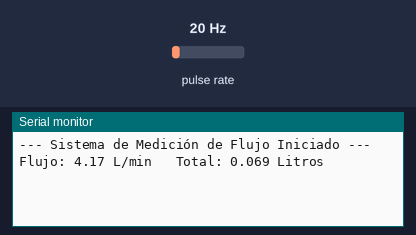
This sketch was run on a simulated ESP32. Parts: the last lines printed to the serial monitor. Wiring (inferred from the names in the program): pulse sensor: data GPIO 25. The test bench sets the inputs (shaded band); at power-on: pulse rate 20 Hz.

Above: at 1.2 s.
1.3 s: pulse rate (sensor on GPIO 25) set to 4 Hz
At 2.6 s:
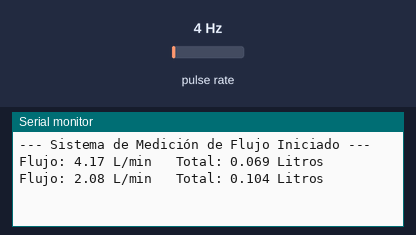
2.8 s: pulse rate (sensor on GPIO 25) set to 50 Hz
At 3.6 s:
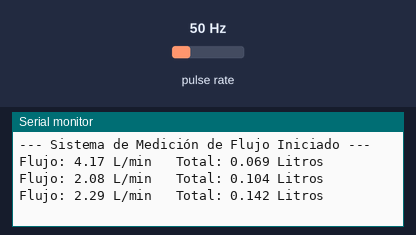
Timing chart, 0 to 5.8 s (numbered marks = the images above; inputs shaded):
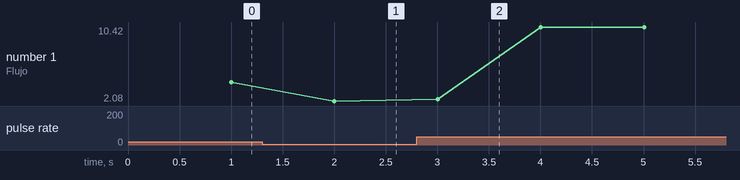

The sketch:

readFlow.ino
```cpp
/*
 * Medidor de Flujo con ESP32 y Digiten FL-408
 * Placa: LilyGO T3 v1.6.1
 * Sensor Pin: IO26
 */

#include <Arduino.h>

// --- CONFIGURACIÓN ---
const byte sensorPin = 25;
// Factor de calibración: F = 4.8 * Q (L/min)
// Esto significa: 1 litro = aprox 288 pulsos.
// Ajusta este valor si notas que la medición no es exacta.
float factor_calibracion = 4.8;

// --- VARIABLES ---
volatile long pulsos = 0;
float flujo_Lmin = 0;
float total_litros = 0;
unsigned long tiempoAnterior = 0;

// Función de interrupción (se ejecuta cada vez que el sensor envía un pulso)
void IRAM_ATTR contarPulsos() {
  pulsos++;
}

void setup() {
  Serial.begin(115200);

  // Configuración del pin con PULLUP interno para proteger el ESP32
  pinMode(sensorPin, INPUT_PULLUP);

  // Adjuntar la interrupción al pin 26 en el flanco de bajada (FALLING)
  attachInterrupt(digitalPinToInterrupt(sensorPin), contarPulsos, FALLING);

  Serial.println("--- Sistema de Medición de Flujo Iniciado ---");
  tiempoAnterior = millis();
}

void loop() {
  // Realizar el cálculo cada 1 segundo (1000 ms)
  if (millis() - tiempoAnterior > 1000) {

    // Deshabilitar interrupciones un momento mientras calculamos
    noInterrupts();

    // Frecuencia (pulsos en 1 segundo) = Hz
    long conteoPulsos = pulsos;
    pulsos = 0; // Reiniciar contador para el siguiente segundo

    interrupts(); // Reactivar interrupciones

    unsigned long tiempoTranscurrido = millis() - tiempoAnterior;
    tiempoAnterior = millis();

    // Calcular flujo en L/min: (Hz / Factor de Calibración)
    flujo_Lmin = (conteoPulsos) / factor_calibracion;

    // Calcular volumen total: (L/min) / 60 segundos = Litros en este segundo
    float litros_este_segundo = flujo_Lmin / 60.0;
    total_litros += litros_este_segundo;

    // --- SALIDA POR SERIAL ---
    Serial.print("Flujo: ");
    Serial.print(flujo_Lmin, 2);
    Serial.print(" L/min \t");
    Serial.print("Total: ");
    Serial.print(total_litros, 3);
    Serial.println(" Litros");
  }
}
```

Measured:
- after the input at 1.3 s, the serial monitor: prints a new line after 0.70 s (image 1)
- after the input at 2.8 s, the serial monitor: prints a new line after 0.20 s (image 2)
- plotted number 1: 4.17 → 2.08 after the input at 1.3 s, 2.08 → 10.42 after the input at 2.8 s
